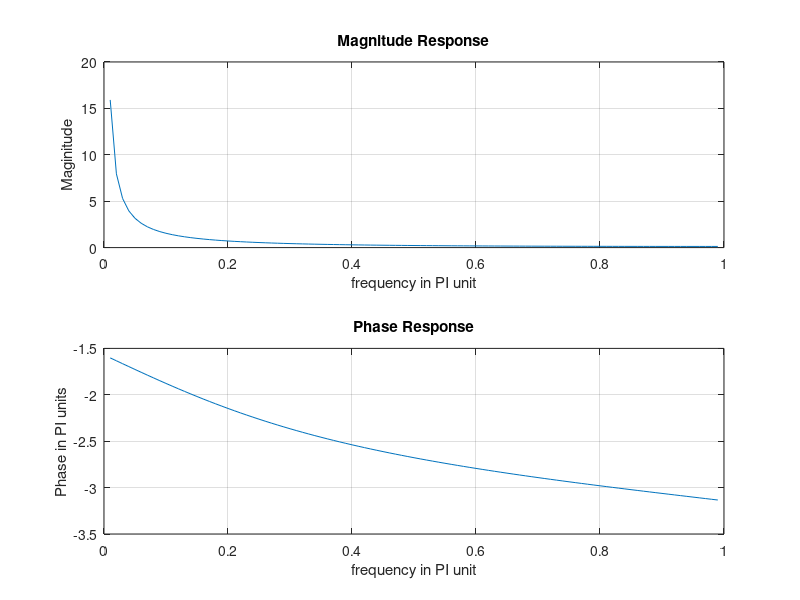

Write MATLAB code to recreate this figure.
b=[0,1];
a=[3,-4,1];

[H,w]=freqz(b,a,100);
magH=abs(H);
angH=angle(H);
subplot(2,1,1); plot(w/pi, magH); grid
xlabel('frequency in PI unit'); 
ylabel('Maginitude');
title('Magnitude Response')
subplot(2,1,2); plot(w/pi, angH); grid
xlabel('frequency in PI unit'); 
ylabel('Phase in PI units');
title('Phase Response')
